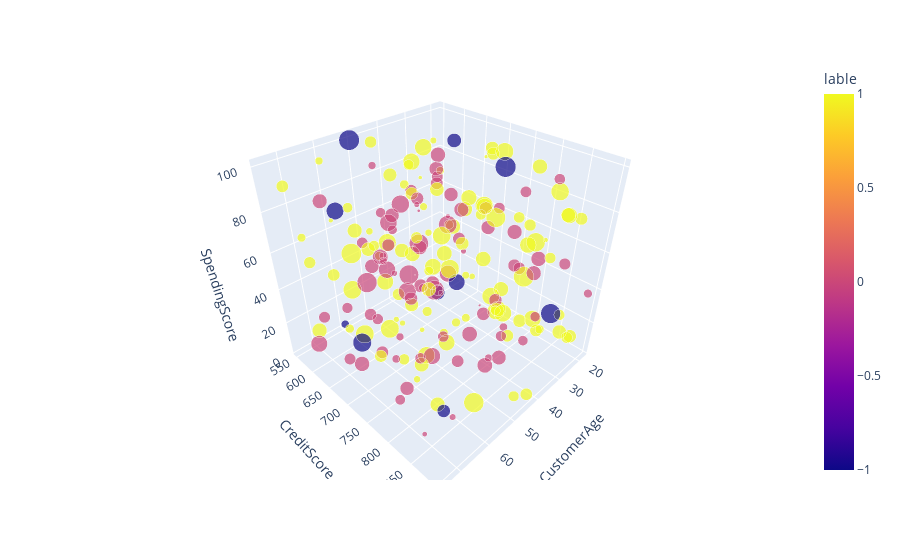

Notebook code for this chart:
### Markdown cell above
# DBSCAN

- There are severl outliers, for instance 21 and 22 years old with ~700K annual income and low credit Score

### Code cell
from sklearn.cluster import DBSCAN

DB=DBSCAN(min_samples=8, eps=0.4)
DB.fit(X)

print(len(set(DB.labels_)))

DB_DF=df.copy()

DB_DF['lable']=DB.labels_

score = silhouette_score(X,DB.labels_)
print ("Silhouette Score", score)


px.scatter_3d(DB_DF, 'CustomerAge', 'CreditScore', 'SpendingScore', color='lable', 
              hover_data=DB_DF.columns, size='AnnualIncome')

### Figure 1 — Plotly figure (JSON) as saved in the notebook; plotly's stock layout.template omitted (floating-point values rounded to 4 significant figures; data arrays with more than 128 entries replaced by an {"elided": "..."} marker saying what was removed)
{"data": [{"customdata": {"elided": "200x6 mixed values"}, "hovertemplate": "CustomerAge=%{x}<br>CreditScore=%{y}<br>SpendingScore=%{z}<br>AnnualIncome=%{customdata[3]}<br>CustomerID=%{customdata[0]}<br>CustomerGender=%{customdata[1]}<br>CustomerCity=%{customdata[2]}<br>CustomerCityID=%{customdata[4]}<br>lable=%{marker.color}<extra></extra>", "legendgroup": "", "marker": {"color": {"elided": "200 int values"}, "coloraxis": "coloraxis", "size": {"elided": "200 float values"}, "sizemode": "area", "sizeref": 1739.0, "symbol": "circle"}, "mode": "markers", "name": "", "scene": "scene", "showlegend": false, "type": "scatter3d", "x": {"elided": "200 int values"}, "y": {"elided": "200 int values"}, "z": {"elided": "200 int values"}}], "layout": {"coloraxis": {"colorbar": {"title": {"text": "lable"}}, "colorscale": [[0, "#0d0887"], [0.1111, "#46039f"], [0.2222, "#7201a8"], [0.3333, "#9c179e"], [0.4444, "#bd3786"], [0.5556, "#d8576b"], [0.6667, "#ed7953"], [0.7778, "#fb9f3a"], [0.8889, "#fdca26"], [1, "#f0f921"]]}, "legend": {"itemsizing": "constant", "tracegroupgap": 0}, "margin": {"t": 60}, "scene": {"domain": {"x": [0, 1], "y": [0, 1]}, "xaxis": {"title": {"text": "CustomerAge"}}, "yaxis": {"title": {"text": "CreditScore"}}, "zaxis": {"title": {"text": "SpendingScore"}}}}}
